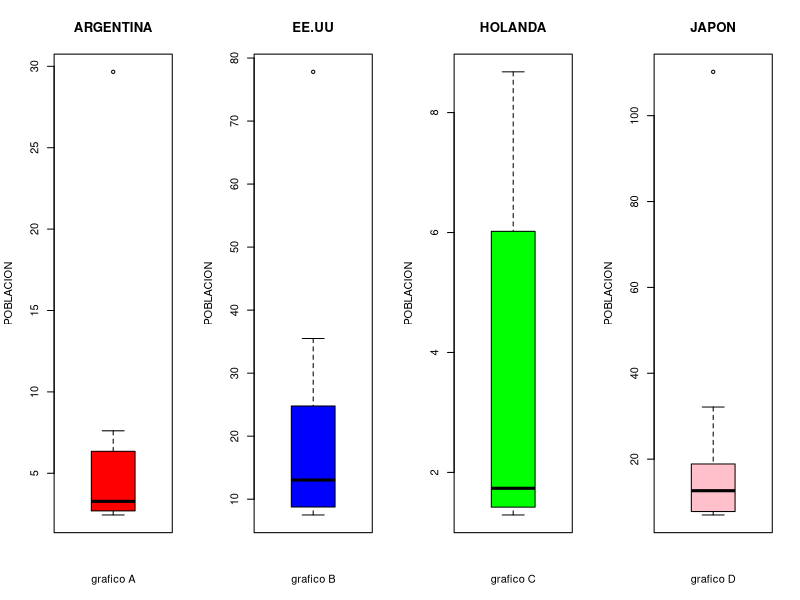
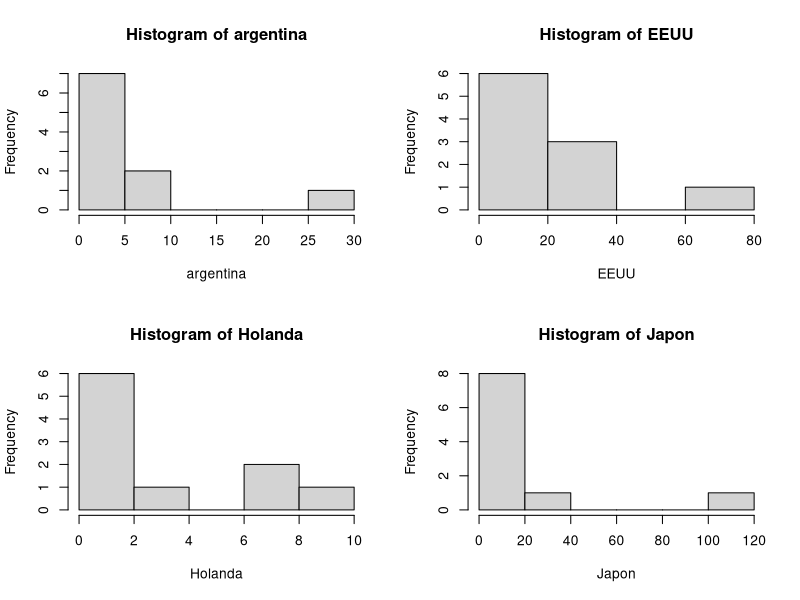

Write the R code that produced these figures, in order.
## ---- chunk 1



argentina<-c(29.66,7.61,6.35,4.10,3.80,2.75,2.70,2.69,2.51,2.44)
EEUU<-c(77.81,35.50,24.79,20.02,16.70,9.39,9.38,8.76,7.63,7.50)
Holanda<-c(8.68,7.31,6.02,2.64,1.75,1.72,1.51,1.42,1.31,1.29)
Japon<-c(110.21,32.14,18.88,16.38,13.37,11.92,10.71,7.80,7.70,7.00)



par(mfrow = c(1,4))

boxplot(argentina, main = 'ARGENTINA', col='red', ylab='POBLACION', xlab='grafico A')
boxplot(EEUU,main = 'EE.UU',col='blue',ylab='POBLACION',xlab='grafico B')
boxplot(Holanda ,main = 'HOLANDA',col='green',ylab='POBLACION',ylab='POBLACION',xlab='grafico C')
boxplot(Japon,main = 'JAPON',col='pink',ylab='POBLACION',xlab='grafico D')

par(mfrow = c(2,2))
hist(argentina)
hist(EEUU)
hist(Holanda)
hist(Japon)



## ---- chunk 2
p=0.02
n=180

lambda=n*p
lambda

dpois(181,3.6)

dpois(181,lambda)
## ---- chunk 3
sd=5
media=400

1-pnorm(415,media,sd)
